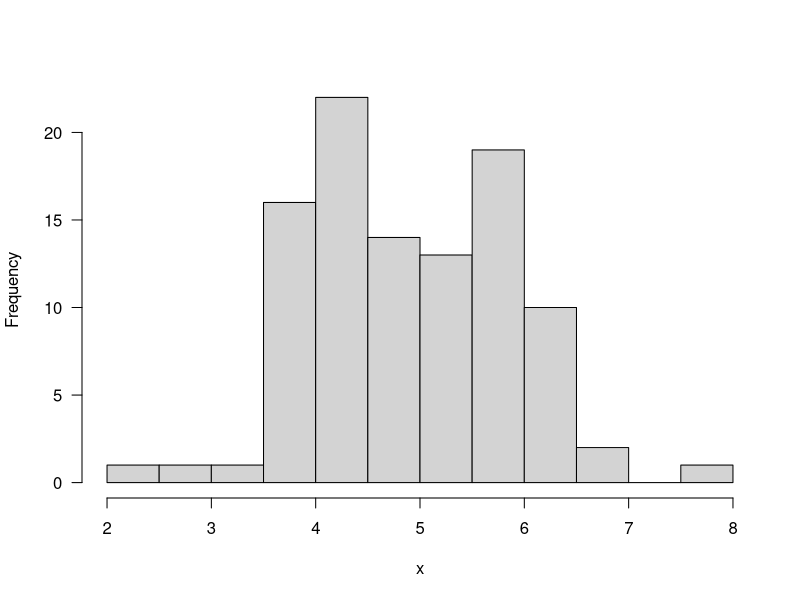
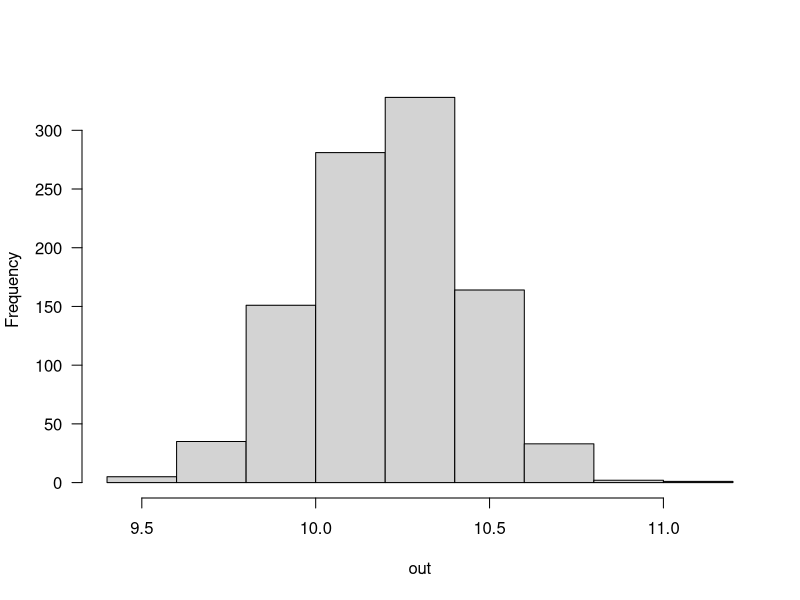
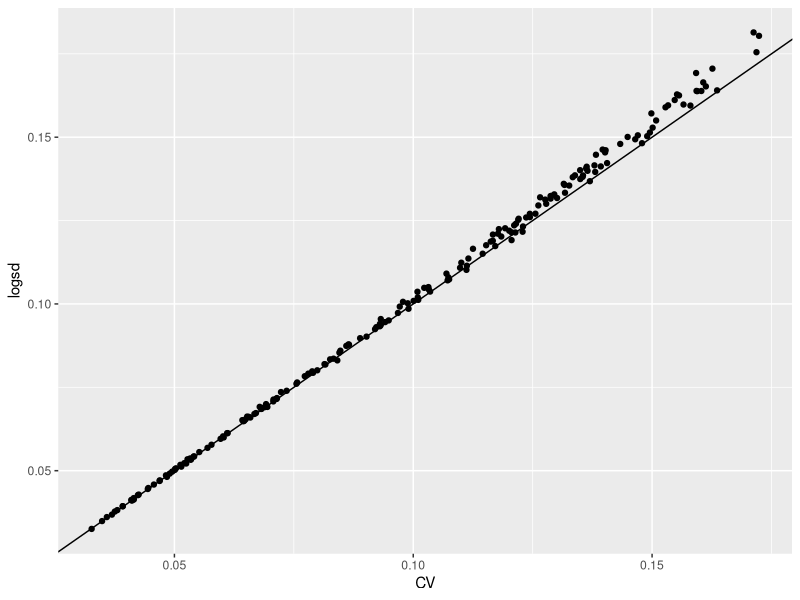

Write R code to recreate these figures, in order.
## ---- chunk 1
knitr::opts_chunk$set(echo = TRUE)
## ---- chunk 2
x <- rnorm(n=100, mean=5,sd=1)
mean(x)
sd(x)
hist(x,las=1,main = "")

set.seed(1)
x <- rnorm(50,10,2)
se_x <- sqrt(var(x)/length(x))

out = NULL
outcv = NULL
for(i in 1:1000){
sample = sample(x, replace=TRUE)
out[i] = mean(sample)
outcv[i] = sqrt(sd(sample)/mean(sample))
}

hist(out,las=1,main="")
sd(out)
quantile(out,c(0.025,0.975))
#or
mean(x) - 1.96*se_x
mean(x) + 1.96*se_x
## ---- chunk 3
x <- rnorm(50,10,2)
cv <- sqrt(sd(x)/mean(x))
cv_out <- sqrt(sd(out)/mean(out))


outcv = NULL
for(i in 1:1000){
sample = sample(x, replace=TRUE)
outcv[i] = sd(sample)/mean(sample)
}

quantile(outcv,c(0.025,0.975))

## ---- chunk 4

sdvals <- runif(200,1,5)
out <- matrix(NA,200,2)
for(i in 1:200){
y <- rnorm(n=200, mean=30,sd=sdvals[i])
out[i,1] <- sd(log(y))
out[i,2] <- sd(y)/mean(y)
}

library(ggplot2)
out1<-data.frame(out)
colnames(out1) <- c("logsd","CV")
ggplot(out1,mapping = aes(x = CV, y = logsd)) +
  geom_point() +
  geom_abline()
